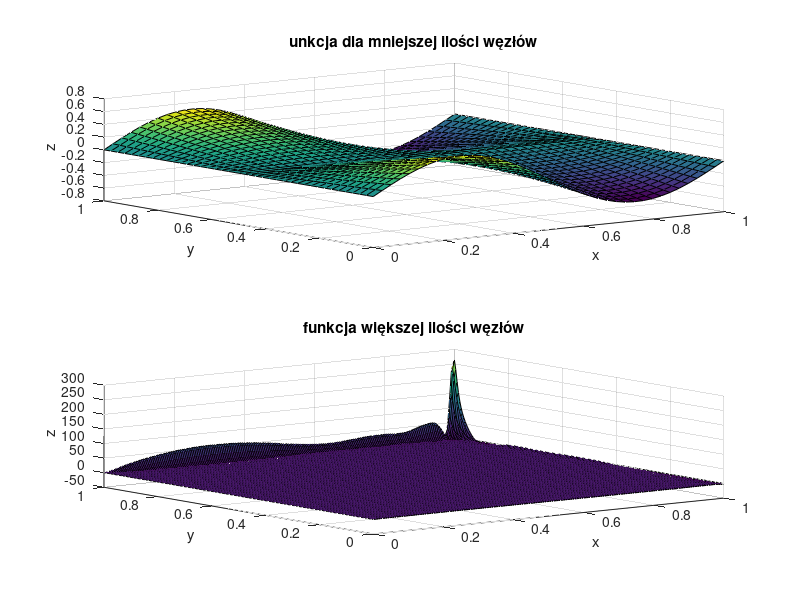

Write MATLAB code to recreate this figure.
function [M,N,P,R,x_coarse,y_coarse,F_coarse,x_fine,y_fine,F_fine] = zadanie5()
P = 200; % liczba unikalnych współrzędnych x punktów dla których będzie obliczana interpolacja
R = 200; % liczba unikalnych współrzędnych y punktów dla których będzie obliczana interpolacja
M = 40; % liczba węzłów interpolacji wzdłuż osi X (stopień wielomianu zmiennej x: M-1)
N = 40; % liczba węzłów interpolacji wzdłuż osi Y (stopień wielomianu zmiennej y: N-1)

% Generowanie węzłów interpolacji na płaszczyźnie
x_coarse = linspace(0, 1, M);
y_coarse = linspace(0, 1, N);
[X_coarse, Y_coarse] = meshgrid(x_coarse, y_coarse);

% Wyznaczenie wartości funkcji oryginalnej w węzłach
F_coarse = sin(X_coarse*2*pi) .* abs(Y_coarse-0.5);

MN = M*N;
xvec_coarse = reshape(X_coarse, MN, 1);
yvec_coarse = reshape(Y_coarse, MN, 1);
fvec_coarse = reshape(F_coarse, MN, 1);

% Macierz Vandermonde'a dla interpolacji 2d
V = zeros(M*N, M*N);
for i = 0:(M-1)
    for j = 0:(N-1)
        V(:, i*N + j + 1) = xvec_coarse.^i .* yvec_coarse.^j;
    end
end

% Współczynniki wielomianu interpolacyjnego
coeffs = V \ fvec_coarse;

% Obliczanie wartości funkcji interpolującej na gęstszej siatce
x_fine = linspace(0, 1, P);
y_fine = linspace(0, 1, R);
[X_fine, Y_fine] = meshgrid(x_fine, y_fine);

F_fine = zeros(size(X_fine));
% zadanie B: zdefiniuj obliczenia wartości wielomianu interpolującego. Rezultat obliczeń zapisz w zmiennej F_fine.

for i = 1:M
    for j = 1:N
        F_fine = F_fine + coeffs((i-1)*N+j) * X_fine.^(i-1) .* Y_fine.^(j-1);
    end
end

subplot(2,1,1)
surf(X_coarse, Y_coarse, F_coarse)
title('unkcja dla mniejszej ilości węzłów')
xlabel('x')
ylabel('y')
zlabel('z')

subplot(2,1,2)
surf(X_fine, Y_fine, F_fine)
title('funkcja większej ilości węzłów')
xlabel('x')
ylabel('y')
zlabel('z')

end